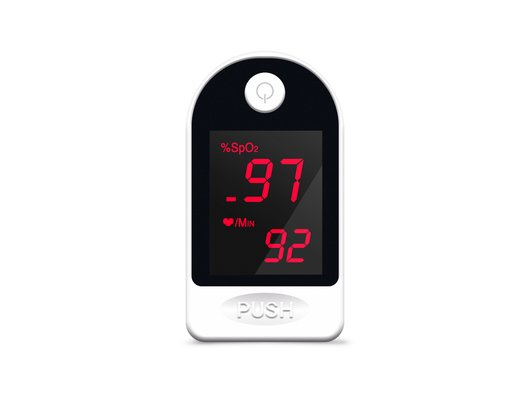
#> input picture oks11.jpg, 530 x 400 px
$ python -i oksy.py   (imports and definitions only)
#> lines starting #> are read from the running program, lines starting #| are printed output that depends on the picture
import pytesseract
import cv2

# [12 lines of commented-out code are left out]

class Recognizer():

    def __init__(self,file):
        self.file = file
        self.x = 235
        self.y = 120
        self.h = 105
        self.w = 90

    def recognize(self):
        img = cv2.imread(self.file)
#> img is the input picture: shape (400, 530, 3); mean B, G, R 221.4, 220.6, 222.3
        crop_img = img[self.y:self.y + self.h, self.x:self.x + self.w]
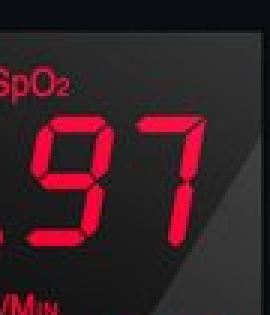
#> crop_img: shape (105, 90, 3) (shown 3 times larger); mean B, G, R 37.6, 31.7, 55.7
        rgb = cv2.cvtColor(crop_img, cv2.COLOR_BGR2RGB)
        resize_img = cv2.resize(rgb, None, fx=9, fy=9)
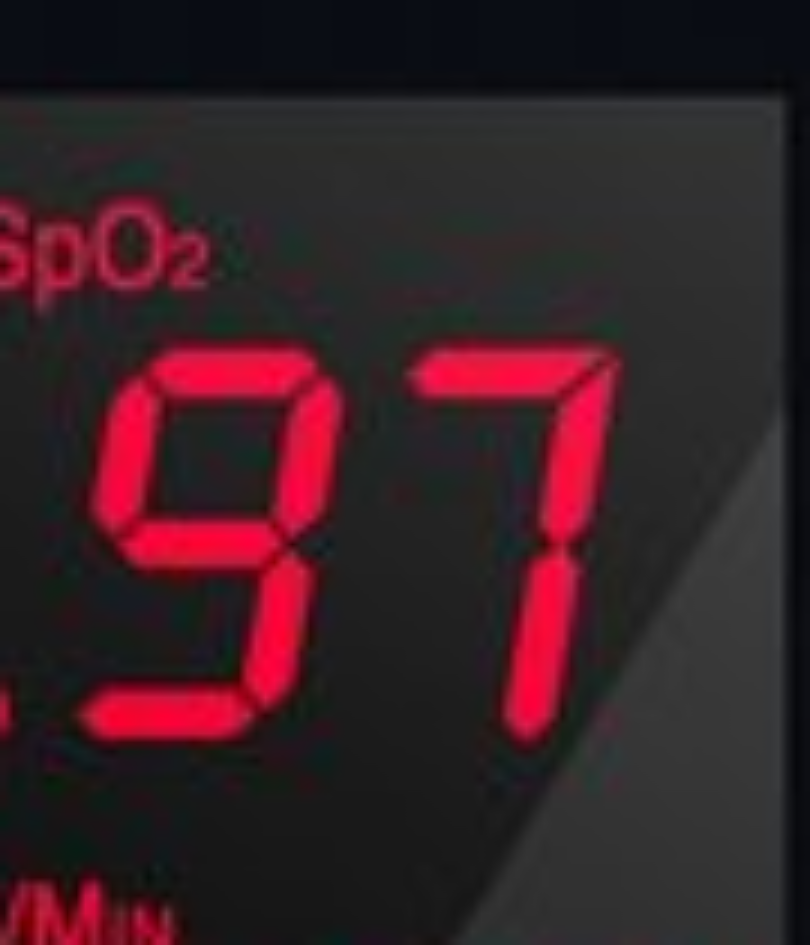
#> resize_img: shape (945, 810, 3); mean R, G, B 55.6, 31.6, 37.6
        finall = cv2.bitwise_not(resize_img)
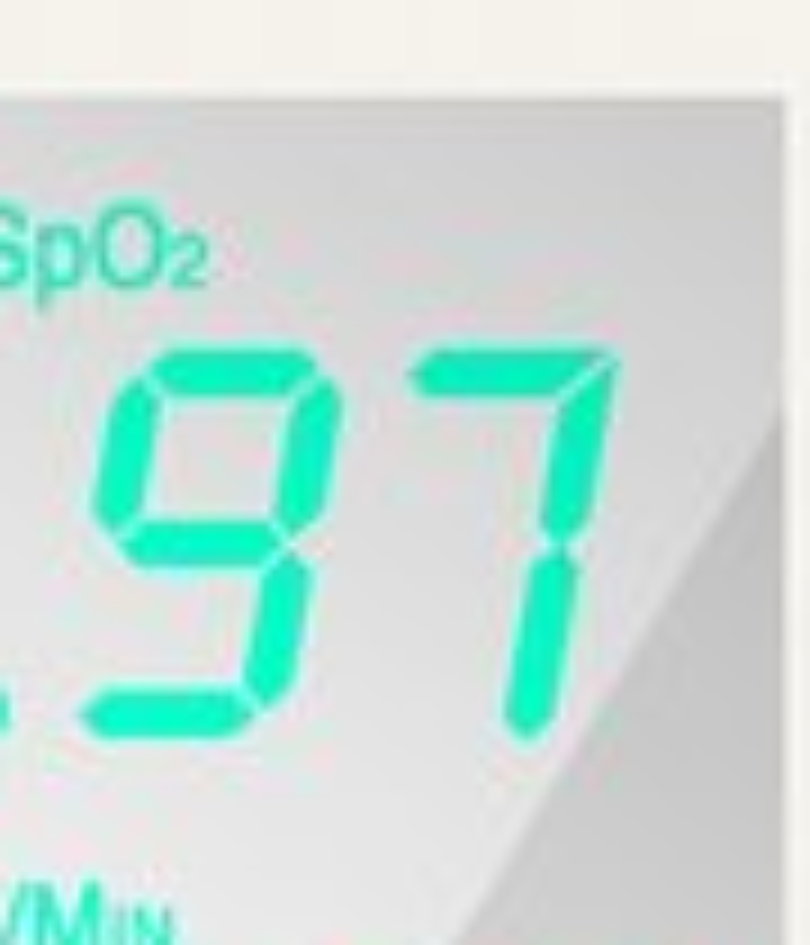
#> finall: shape (945, 810, 3); mean R, G, B 199.4, 223.4, 217.4
        config = r'--oem 3 --psm 6'
#> (the run stopped early here; a loop or call above may not have finished)
